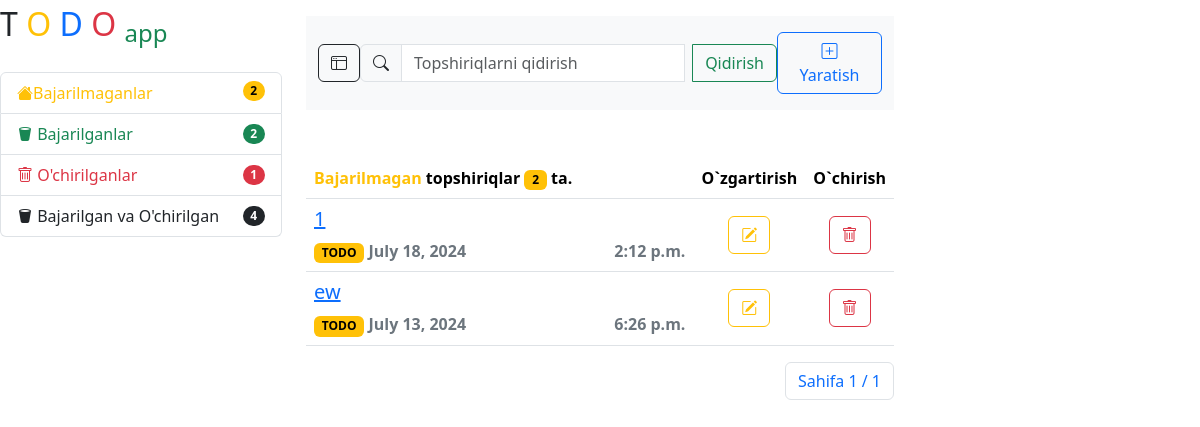
The app's page / (signed in) with its own data.
### task/models.py (models this page shows, shortened)
class Task(models.Model):
    class Meta:
        ordering = ['-updated_at']
        verbose_name = 'Topshiriq'
        verbose_name_plural = 'Topshiriqlar'
    title = models.CharField(max_length=255, verbose_name='Sarlavha:')
    description = models.TextField(verbose_name='Tavsif:')
    is_done = models.BooleanField(default=False, verbose_name="Bajarildi")
    is_delete = models.BooleanField(default=False, verbose_name="O'chirilidi")
    created_at = models.DateTimeField(auto_now_add=True)
    updated_at = models.DateTimeField(auto_now=True)
    objects = Manager()  # Task.object.all()
    todo = TaskTodotManager()  # Task.todo.all()
    done = TaskDoneManager()  # Task.done.all()
    delete = TaskDeleteManager()  # Task.delete.all()
    done_delete = TaskDoneDeletedManager()  # Task.done_delete.
    @property
    def status_code(self):
        code = "DONE & DELETE" if self.is_done and self.is_delete else "DONE" if self.is_done else "DELETE" if self.is_delete else "TODO"
        return code
    @property
    def css_class(self):
        cls = "dark" if self.is_done and self.is_delete else "success" if self.is_done else "danger" if self.is_delete else "warning"
        return cls

### task/views.py (the view)
# urls.py: path('', home_view, name='home-view'),
@login_required
def home_view(request):
    return task_view(request, 'Bajarilmagan', 'TODO', 'warning')

### task/forms.py
class TaskForm(forms.ModelForm):
    class Meta:
        model = Task
        fields = ['title', 'description', 'is_done', 'is_delete']
        widgets = {
            'title': forms.TextInput(attrs={'class': 'form-control', 'placeholder': 'Sarlavha...'}),
            'description': forms.Textarea(attrs={'class': 'form-control', 'rows': 7, 'placeholder': 'Tavsif...'}),
            'is_done': forms.CheckboxInput(attrs={'class': 'form-check-input'}),
            'is_delete': forms.CheckboxInput(attrs={'class': 'form-check-input'})
        }

### task/managers.py (called while the page is built)
    def get_queryset(self):
        return super().get_queryset().filter(is_done=False, is_delete=False)

    def get_queryset(self):
        return super().get_queryset().filter(is_done=True, is_delete=False)

    def get_queryset(self):
        return super().get_queryset().filter(is_done=False, is_delete=True)

    def get_queryset(self):
        return super().get_queryset().filter(is_done=True, is_delete=True)

### task/views.py (called while the page is built)
def task_view(request, sms, code, css_class):
    if code == 'TODO':
        tasks = Task.todo.all()
    elif code == 'DONE':
        tasks = Task.done.all()
    elif code == 'DELETE':
        tasks = Task.delete.all()
    elif code == 'DONE & DELETE':
        tasks = Task.done_delete.all()
    else:
        tasks = Task.objects.none()
    form = TaskForm()
    paginator = Paginator(tasks, 7)
    page_number = request.GET.get('page')
    tasks = paginator.get_page(page_number)
    context = {
        'tasks': tasks,
        'form': form,
        'sms': sms,
        'task_code': code,
        'class': css_class,
        'todo_count': Task.todo.all().count(),
        'done_count': Task.done.all().count(),
        'deleted_count': Task.delete.all().count(),
        "done_deleted_count": Task.done_delete.all().count()
    }
    return render(request, 'task/home.html', context)

### templates/task/home.html (shortened to what this page needs)
{% extends '_base.html' %}
{% load static %}
{% block contend %}
{% include 'task/navbar.html' %}
{% if tasks %}
<table class="table table-hover mt-5">
    <thead>
    <tr>
        <th class="w-75" scope="col"><span class="text-{{ class }}">{{ sms }} </span> topshiriqlar <b
                class="badge text-bg-{{ class }}">
            {{ tasks|length }}
        </b> ta.
        </th>
        <th scope="col">O`zgartirish</th>
        <th scope="col">O`chirish</th>
    </tr>
    </thead>
    <tbody>
    {% for task in tasks %}
    <tr>
        <th scope="row" data-bs-toggle="modal" data-bs-target="#exampleDetailModal" data-task-id="{{ task.id }}"
            data-task-title="{{ task.title }}"
            data-task-description="{{ task.description }}"
            data-task-done="{{ task.is_done }}"
            data-task-deleted="{{ task.is_delete }}"
            data-task-created="{{ task.created_at }}"
            data-task-updated="{{ task.updated_at }}">
            <a href="#"><h5>{{ task.title }}</h5></a>
            <span class="badge text-bg-{{task.css_class}}">{{ task.status_code }}</span>
            <span class="text-secondary">{{ task.updated_at | date }}</span>
            <span class="text-secondary float-end">{{ task.updated_at | time }}</span>
        </th>
        <td class="text-center align-middle">
            <button type="submit" class="btn btn-outline-warning" data-bs-toggle="modal"
                    data-bs-target="#exampleEditModal"
                    data-task-id="{{ task.id }}"
                    data-task-title="{{ task.title }}"
                    data-task-description="{{ task.description }}"
                    data-task-done="{{ task.is_done }}"
                    data-task-deleted="{{ task.is_delete }}">
                <i class="bi bi-pencil-square"></i>
            </button>
        </td>
        <td class="text-center align-middle">
            {% if task.status_code != 'DELETE' and task.status_code != 'DONE & DELETE' %}
            <button type="submit" class="btn btn-outline-danger" data-bs-toggle="modal"
                    data-bs-target="#exampleDeleteModal"
                    data-task-id="{{ task.id }}">
                <i class="bi bi-trash"></i>
            </button>
            {% endif %}
        </td>
    </tr>
    {% endfor %}
    </tbody>
</table>
{% include 'task/pagenation.html' %}
{% endif %}
{% endblock %}

### records on screen
Task: title "1", status_code "TODO", updated_at "July 18, 2024", updated_at "2:12 p.m."
Task: title "ew", status_code "TODO", updated_at "July 13, 2024", updated_at "6:26 p.m."

### other values on screen
{{ todo_count }} "2"
{{ done_count }} "2"
{{ deleted_count }} "1"
{{ done_deleted_count }} "4"
{{ sms }} "Bajarilmagan"
{{ tasks|length }} "2"
{{ tasks.paginator.num_pages }} "1"
{{ tasks.number }} "1"
